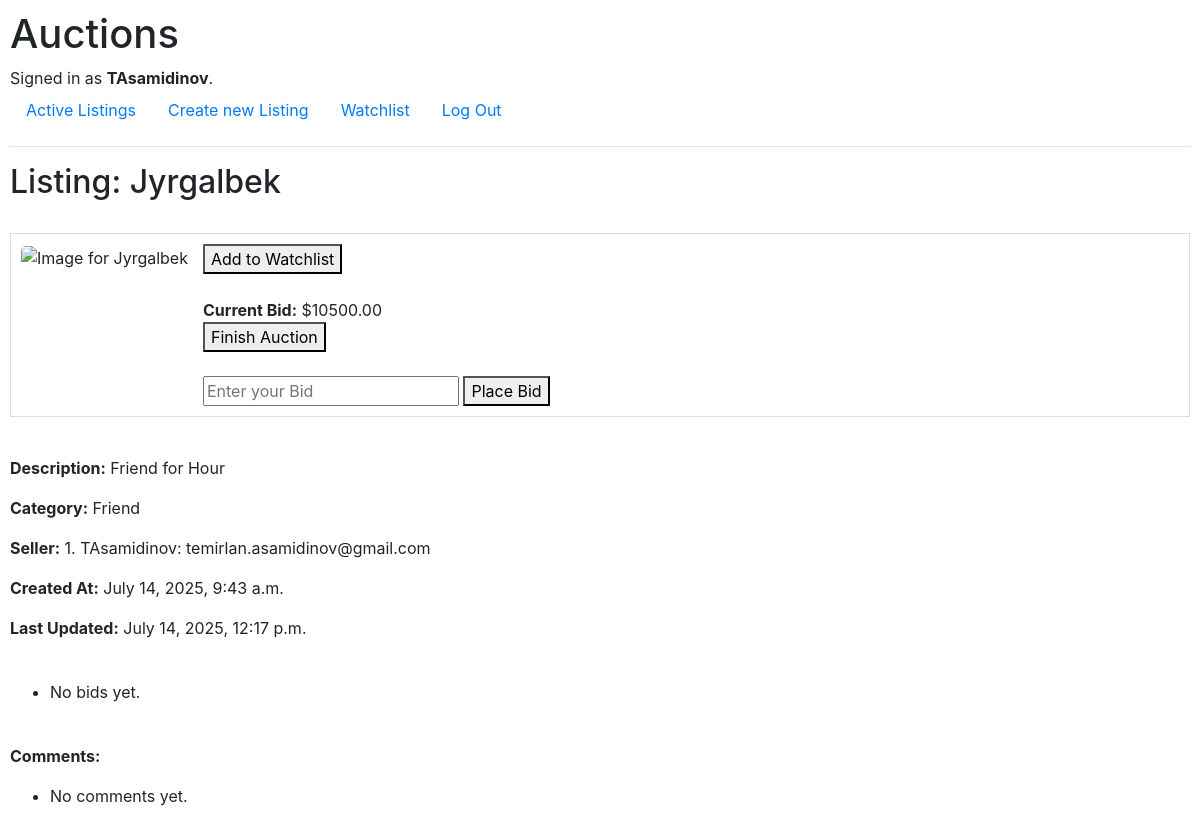
The app's page /bid/7 (signed in) with its own data.
### auctions/models.py (models this page shows, shortened)
class User(AbstractUser):
    name = models.CharField(max_length=255, blank=True)
    surname = models.CharField(max_length=255, blank=True)
    email = models.EmailField(unique=True)
    phone_number = models.CharField(max_length=15, blank=True)
    address = models.TextField(blank=True)
    date_of_birth = models.DateField(null=True, blank=True)
    is_verified = models.BooleanField(default=False)
    watchlist = models.ManyToManyField('Listing', related_name='watchers', blank=True)
    def __str__(self):
        return f"{self.id}. {self.username}: {self.name} {self.surname} {self.email}"

class Listing(models.Model):
    title = models.CharField(max_length=255)
    description = models.TextField()
    price = models.DecimalField(max_digits=10, decimal_places=2)
    created_at = models.DateTimeField(auto_now_add=True)
    updated_at = models.DateTimeField(auto_now=True)
    owner = models.ForeignKey(User, on_delete=models.CASCADE)
    category = models.CharField(max_length=50, blank=True)
    image_url = models.URLField(blank=True, null=True)
    is_active = models.BooleanField(default=True)

### auctions/views.py (the view, shortened to what this page needs)
# urls.py: path("bid/<int:listing_id>", views.bid, name="bid"),
def bid(request, listing_id):
    if not request.user.is_authenticated:
        return render(request, "auctions/login.html", {
            "message": "You must be logged in to place a bid."
        })
    try:
        listing = Listing.objects.get(id=listing_id)
    except Listing.DoesNotExist:
        return render(request, "auctions/error.html", {
            "message": "Listing not found."
        })
    return render(request, "auctions/listing.html", {
        "listing": listing
    })

### auctions/templates/auctions/listing.html (shortened to what this page needs)
{% extends "auctions/layout.html" %}
{% block body %}
    {% if listing %}
        <h2>Listing: {{ listing.title }}</h2>
        <br>
        <div class="listing-box">
            <div class="listing-image">
                <img src="{{ listing.image_url }}" alt="Image for {{ listing.title }}" style="max-width: 300px; border-radius: 5px;">
            </div>
            <div class="listing-info">
                <form action="{% url 'like' listing.id %}" method="post">
                    <button type="submit">
                        {% if user.is_authenticated and listing in user.watchlist.all %}
                            Remove from Watchlist
                        {% else %}
                            Add to Watchlist
                        {% endif %}
                    </button>
                </form>
                <br>
                <strong>Current Bid:</strong> ${{ listing.price }}
                <form action="{% url 'close_listing' listing.id %}" method="post">
                    <button type="submit">Finish Auction</button>
                </form>
                <br>
                <form action="{% url 'bid' listing.id %}" method="post">
                    <input type="number" name="amount" placeholder="Enter your Bid" required>
                    <button type="submit">Place Bid</button>
                </form>
            </div>
        </div>
        <br
        <div class="listing">
            <p><strong>Description:</strong> {{ listing.description }}</p>
            <p><strong>Category:</strong> {{ listing.category }}</p>
            <p><strong>Seller:</strong> {{ listing.owner }}</p>
            <p><strong>Created At:</strong> {{ listing.created_at }}</p>
            <p><strong>Last Updated:</strong> {{ listing.updated_at }}</p>
            <br>
            <ul>
                {% for bid in bids %}
                    <li>
                        <strong>User:</strong> {{ bid.user }}
                        <strong>Amount:</strong> ${{ bid.amount }}
                        <strong>Time:</strong> {{ bid.created_at }}
                    </li>
                {% empty %}
                    <li>No bids yet.</li>
                {% endfor %}
            </ul>
            <br>
            <p><strong>Comments:</strong></p>
            <ul>
                {% for comment in comments %}
                    <li>
                        <strong>{{ comment.user }}:</strong> {{ comment.content }}
                        <em>({{ comment.created_at }})</em>
                    </li>
                {% empty %}
                    <li>No comments yet.</li>
                {% endfor %}
            </ul>
    {% else %}
        <p>No active listings available.</p>
    {% endif %}
{% endblock %}

### auctions/templates/auctions/layout.html (shortened to what this page needs)
{% load static %}
<!DOCTYPE html>
<html lang="en">
    <head>
        <link rel="stylesheet" href="https://stackpath.bootstrapcdn.com/bootstrap/4.4.1/css/bootstrap.min.css">
        <link href="{% static 'auctions/styles.css' %}" rel="stylesheet">
    </head>
    <body>
        <h1>Auctions</h1>
        <div>
            {% if user.is_authenticated %}
                Signed in as <strong>{{ user.username }}</strong>.
            {% else %}
                Not signed in.
            {% endif %}
        </div>
        <ul class="nav">
            <li class="nav-item">
                <a class="nav-link" href="{% url 'index' %}">Active Listings</a>
            </li>
            <li class="nav-item">
                <a class="nav-link" href="{% url 'new_listing' %}">Create new Listing</a>
            </li>
            <li class="nav-item">
                <a class="nav-link" href="{% url 'watchlist' %}">Watchlist</a>
            </li>
            {% if user.is_authenticated %}
                <li class="nav-item">
                    <a class="nav-link" href="{% url 'logout' %}">Log Out</a>
                </li>
            {% endif %}
        </ul>
        <hr>
        {% block body %}
        {% endblock %}
    </body>
</html>

### auctions/static/auctions/styles.css (style rules this page uses)
body { padding: 10px; }
.listing-box { display: flex; border: 1px solid #ddd; padding: 10px; margin-bottom: 15px; }
.listing-image img { max-width: 150px; margin-right: 15px; }
.listing-info { flex-grow: 1; }

### records on screen
User: username "TAsamidinov"
Listing: title "Jyrgalbek", price "10500.00", description "Friend for Hour", category "Friend", owner "1. TAsamidinov: temirlan.asamidinov@gmail.com", created_at "July 14, 2025, 9:43 a.m.", updated_at "July 14, 2025, 12:17 p.m."
